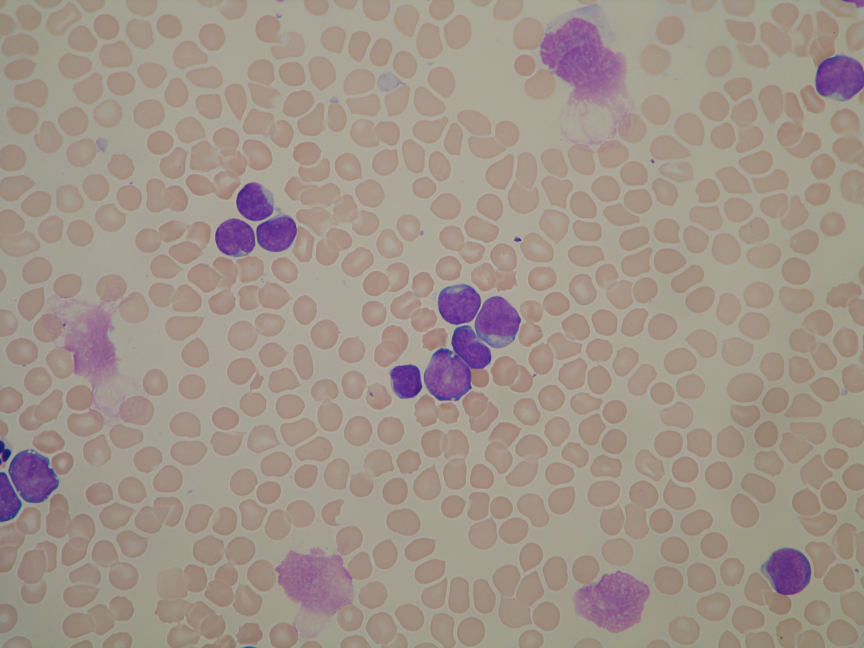
#> input picture Im060_1.jpg, 2592 x 1944 px (shown at 1/3 size); its folder holds 2 pictures in this run
$ python detect.py
#> lines starting #> are read from the running program, lines starting #| are printed output that depends on the picture; after the words box and inside, x2 and y2 are one past the last pixel; in counts of white or black regions, pixels touching at a corner belong together
import cv2
import matplotlib.pyplot as plt
import os

if not os.path.exists('cells'):
    os.makedirs('cells')


def extract_cells(filename):
#> called with filename = 'Im060_1.jpg'
    print(f'analyzing {filename}')

    # Preprocess image
    img = cv2.imread(filename)
#> img is the input picture: shape (1944, 2592, 3); mean B, G, R 137.6, 147.5, 160.4
    gray = cv2.cvtColor(img, cv2.COLOR_BGR2GRAY)
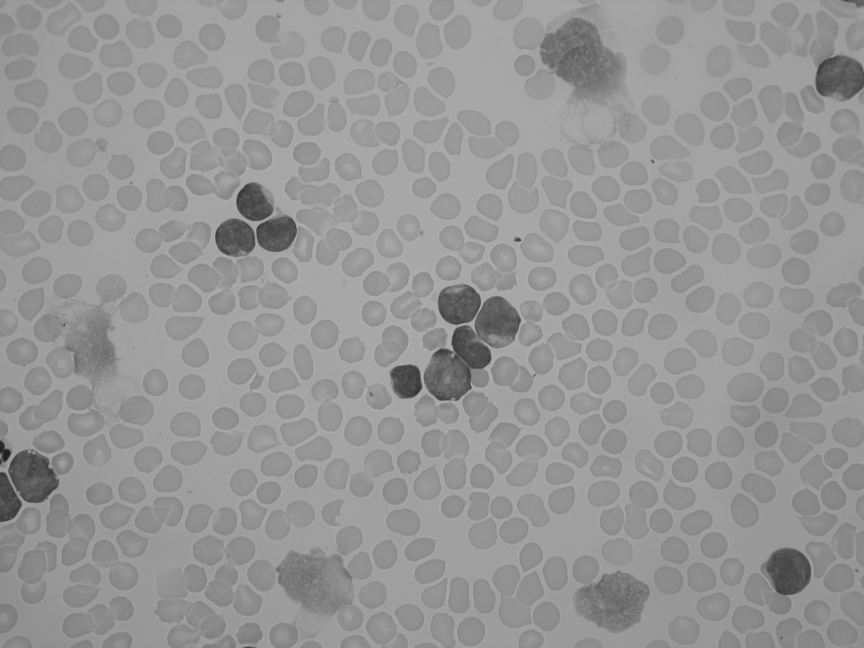
#> gray: shape (1944, 2592) (shown at 1/3 size); min 30, max 228, mean 150.2
    _, thresh = cv2.threshold(
        gray, 0, 255, cv2.THRESH_BINARY_INV + cv2.THRESH_OTSU)
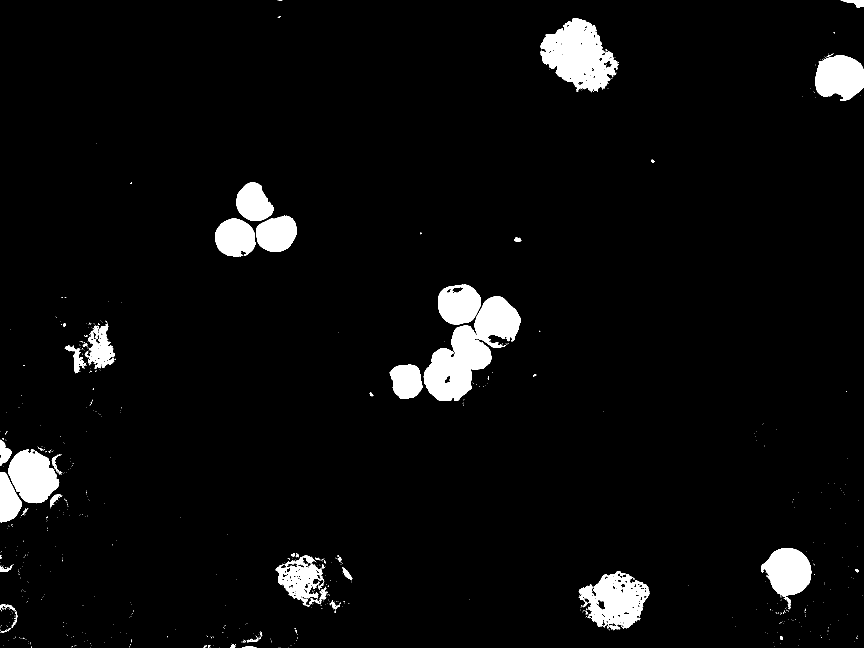
#> thresh: shape (1944, 2592) (shown at 1/3 size); 4.4% white; 899 white regions (833 under 20 px)

    plt.imsave(f'{filename.replace(".jpg","")}_thresh.png', thresh)
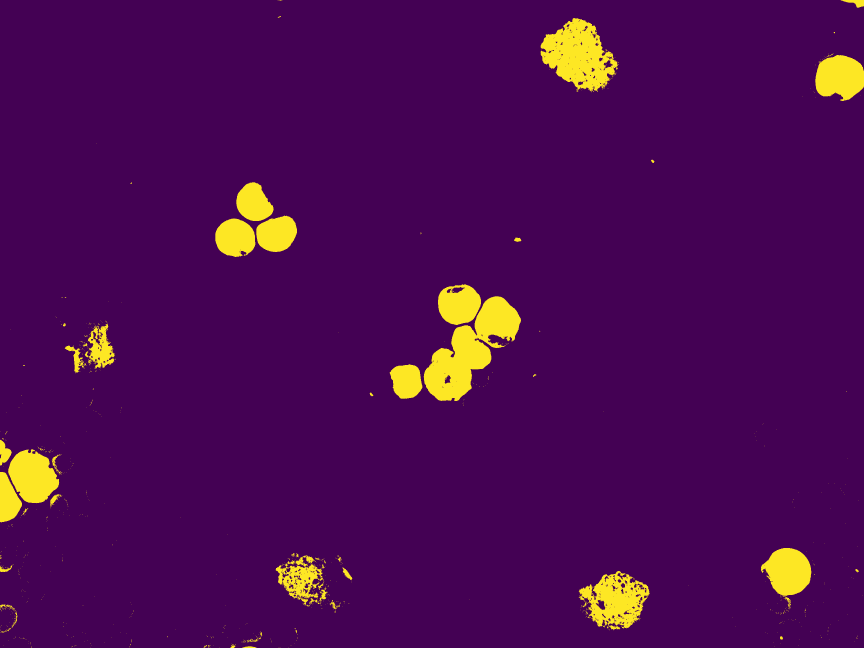
#> saved as Im060_1_thresh.png: shape (1944, 2592, 3) (shown at 1/3 size); mean R, G, B 76.1, 11, 81.9

    contours, _ = cv2.findContours(
        thresh, cv2.RETR_EXTERNAL, cv2.CHAIN_APPROX_SIMPLE)
#> contours = 881 contours, 831 with area under 20; largest, box (x1, y1, x2, y2) and area: (1271, 889, 1563, 1203) 40217, (1622, 54, 1854, 276) 30926, (1736, 1713, 1949, 1885) 21927, (24, 1348, 178, 1510) 16768, (2446, 165, 2592, 303) 15219

    img_contours = img.copy()
    cv2.drawContours(img_contours, contours, -1, (0, 255, 0), 2)
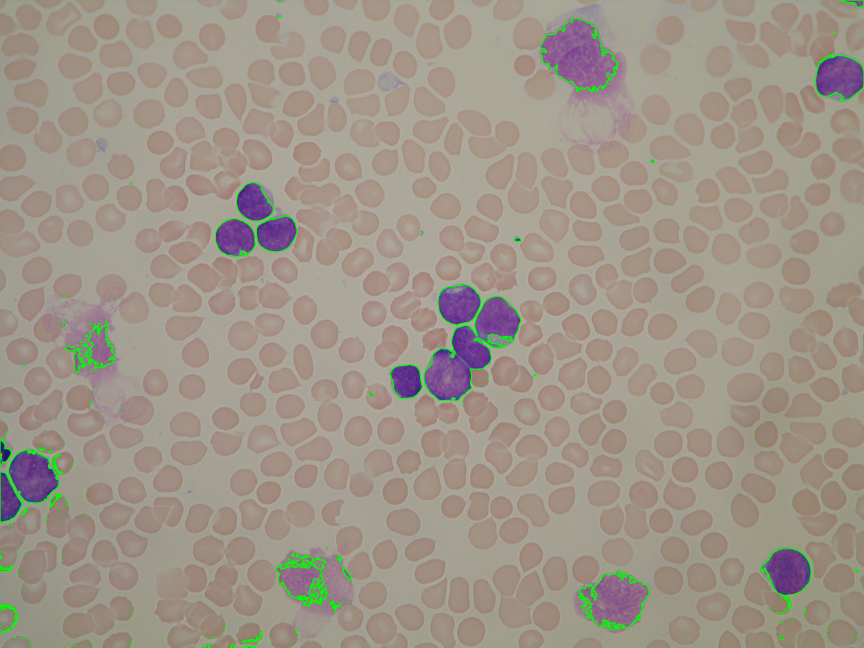
#> img_contours: shape (1944, 2592, 3) (shown at 1/3 size); mean B, G, R 136.3, 148.9, 159.1

    # Find centroids
    centroids = []
    for contour in contours:
        M = cv2.moments(contour)
        if M["m00"] != 0:
            cX = int(M["m10"] / M["m00"])
            cY = int(M["m01"] / M["m00"])

            try:
                if thresh[cY-10, cX-10] > 0 and thresh[cY+10, cX+10] > 0 and thresh[cY-10, cX+10] > 0 and thresh[cY+10, cX-10] > 0:
                    centroids.append((cX, cY))
                    cv2.circle(img_contours, (cX, cY), 10, (255, 0, 0), -1)
                    print(f'found cell at ({cX}, {cY})')
            except Exception as e:
                continue
#> this loop made 881 passes
#> (contour, cX, cY) on passes 10, 18, 32, 48, 59: ([[624, 1941], [624, 1942], [625, 1942]], 624, 1941), ([[217, 1938], [218, 1939], [218, 1938]], 217, 1938), ([[706, 1933], [705, 1934], [705, 1935], [706, 1934]], 705, 1934), ([[731, 1925], [731, 1927], [732, 1927], [732, 1926]], 731, 1926), ([[733, 1921], [734, 1922], [735, 1921]], 734, 1921)
#> (cX, cY) on passes 11, 15, 29, 30, 33, 35: (613, 1942), (747, 1941), (625, 1937), (616, 1937), (698, 1939), (391, 1932)
#> after the loop, centroids = [(1848, 1799), (2364, 1713), (24, 1498), (98, 1429), (1219, 1142), (301, 1043), (1410, 1050), (1376, 912), (705, 713), (829, 701), (760, 608), (2519, 231), (1735, 166)]
    plt.imsave(f'{filename.replace(".jpg","")}_contours.png', img_contours)

    # Extract squares
    if not os.path.exists(f'cells/{filename.replace(".jpg","")}'):
        os.makedirs(f'cells/{filename.replace(".jpg","")}')

    size = 120
    for i, (cX, cY) in enumerate(centroids):
        if cX-size < 0 or cX+size > img.shape[1] or cY-size < 0 or cY+size > img.shape[0]:
            print(f'cell {i} is too close to the border')
            continue
        # Crop square
        square = img[cY-size:cY+size, cX-size:cX+size]
        plt.imsave(
            f'cells/{filename.replace(".jpg", "")}/cell_{i}.png', square)
#> this loop made 13 passes
#| cell 2 is too close to the border
#| cell 3 is too close to the border
#| cell 11 is too close to the border
#> pass 1, in extract_cells, `square = img[cY-size:cY+size, cX-size:cX+size]`:
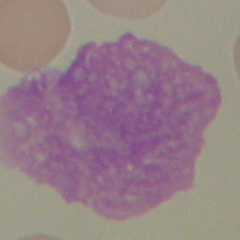
#> square: shape (240, 240, 3); mean B, G, R 135.3, 127.6, 150.5
#> pass 2, in extract_cells, `square = img[cY-size:cY+size, cX-size:cX+size]`:
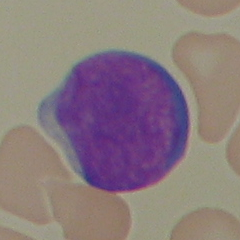
#> square: shape (240, 240, 3); mean B, G, R 125.8, 122.4, 138.9


extract_cells('Im060_1.jpg')
